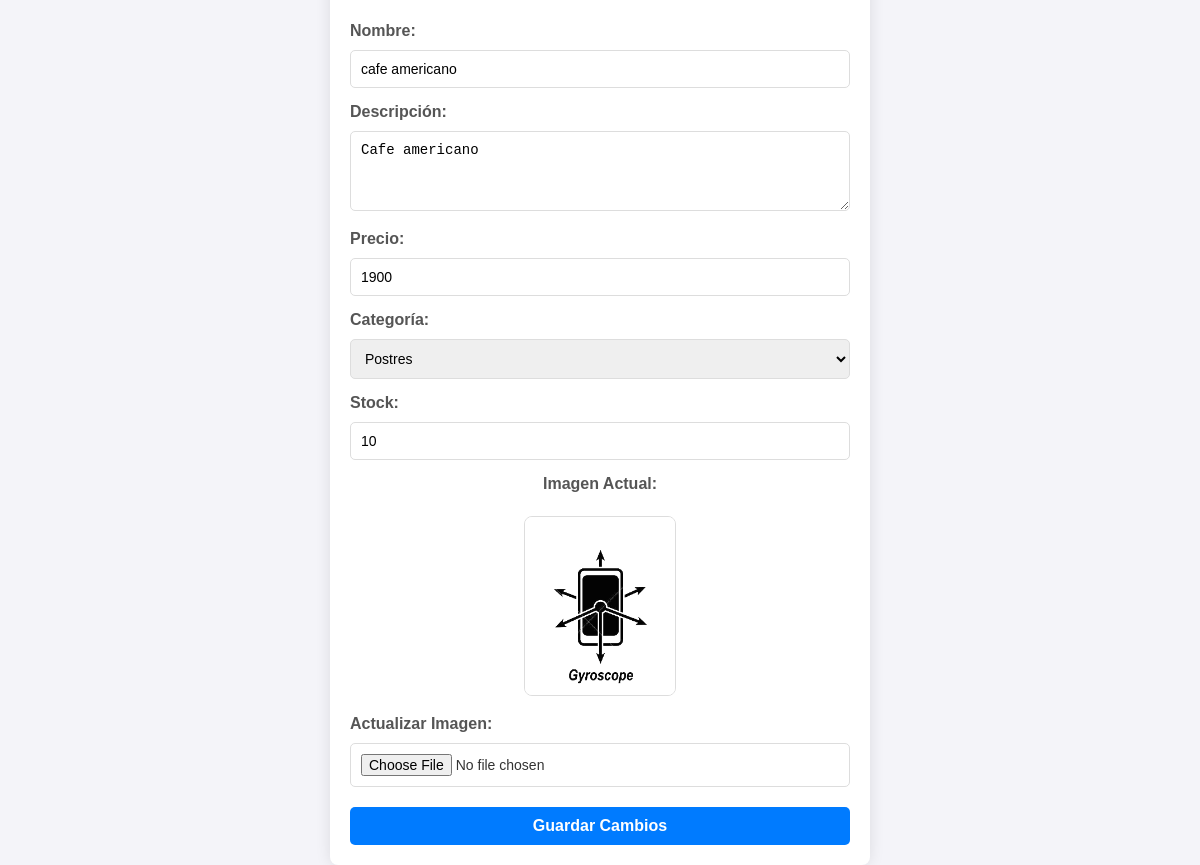
The app's page /editar_producto/31/ with its own data.
### sistema_pedidos/models.py (models this page shows, shortened)
class Producto(models.Model):
    nombre = models.CharField(max_length=100)
    descripcion = models.TextField(blank=True, null=True)
    precio = models.DecimalField(max_digits=10, decimal_places=2)
    categoria = models.CharField(
        max_length=50,
        choices=[('bebidas', 'Bebidas'), ('postres', 'Postres'), ('platos', 'Platos')]
    )
    stock = models.PositiveIntegerField(default=0)
    imagen = models.ImageField(upload_to='productos/', blank=True, null=True)  # Campo para imagen

### sistema_pedidos/views.py (the view, shortened to what this page needs)
# urls.py: path('editar_producto/<int:producto_id>/', views.editar_producto, name='editar_producto'),
def editar_producto(request, producto_id):
    producto = get_object_or_404(Producto, id=producto_id)
    return render(request, 'editar_producto.html', {'producto': producto})

### sistema_pedidos/templates/editar_producto.html (shortened to what this page needs)
<!DOCTYPE html>
<html lang="es">
<head>
</head>
<body>
    <div class="container">
        <form method="POST" enctype="multipart/form-data">
            <label>Nombre:</label>
            <input type="text" name="nombre" value="{{ producto.nombre }}" required>
            <label>Descripción:</label>
            <textarea name="descripcion">{{ producto.descripcion }}</textarea>
            <label>Precio:</label>
            <input type="number" name="precio" step="0.01" value="{{ producto.precio }}" required>
            <label>Categoría:</label>
            <select name="categoria">
                <option value="postres" {% if producto.categoria == "postres" %}selected{% endif %}>Postres</option>
            </select>
            <label>Stock:</label>
            <input type="number" name="stock" value="{{ producto.stock }}" required>
            <div class="current-image">
                <label>Imagen Actual:</label><br>
                {% if producto.imagen %}
                    <img src="{{ producto.imagen.url }}" alt="Imagen del Producto" width="150"><br>
                {% else %}
                    <p>No hay imagen disponible</p>
                {% endif %}
            </div>
            <label>Actualizar Imagen:</label>
            <input type="file" name="imagen"><br>
            <button type="submit" class="btn">Guardar Cambios</button>
        </form>
    </div>
</body>
</html>

### sistema_pedidos/templates/editar_producto.html (style rules this page uses)
body { font-family: Arial, sans-serif; background-color: #f4f4f9; color: #333; display: flex; justify-content: center; align-items: center; height: 100vh; margin: 0; }
.container { max-width: 500px; width: 90%; background-color: #fff; padding: 20px; border-radius: 8px; box-shadow: 0 0 15px rgba(0, 0, 0, 0.1); }
label { font-weight: bold; display: block; margin: 15px 0 5px; color: #555; }
input[type="text"], input[type="number"], textarea, select, input[type="file"] { width: 100%; padding: 10px; margin-top: 5px; border: 1px solid #ddd; border-radius: 5px; box-sizing: border-box; font-size: 14px; }
textarea { height: 80px; resize: vertical; }
.current-image { text-align: center; margin: 10px 0; }
.current-image img { width: 150px; border-radius: 8px; border: 1px solid #ddd; }
.btn { display: inline-block; width: 100%; padding: 10px; margin-top: 20px; border: none; border-radius: 5px; background-color: #007bff; color: white; font-weight: bold; font-size: 16px; cursor: pointer; transition: background-color 0.3s ease; }

### records on screen
Producto: nombre "cafe americano", descripcion "Cafe americano", precio "1900", categoria "Postres", stock "10", imagen (picture)
